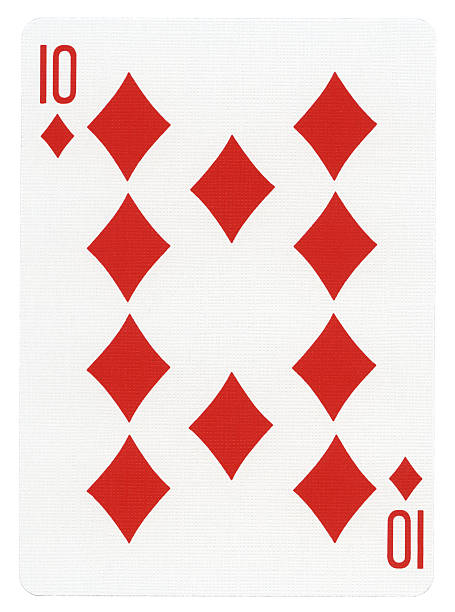
#> input picture project/ex1/images/10_ouros.png, 455 x 612 px
$ python 1.py
#> lines starting #> are read from the running program, lines starting #| are printed output that depends on the picture
from __future__ import print_function
import cv2 as cv
import numpy as np


img_object = cv.imread("./images/10_ouros.png", cv.IMREAD_GRAYSCALE)
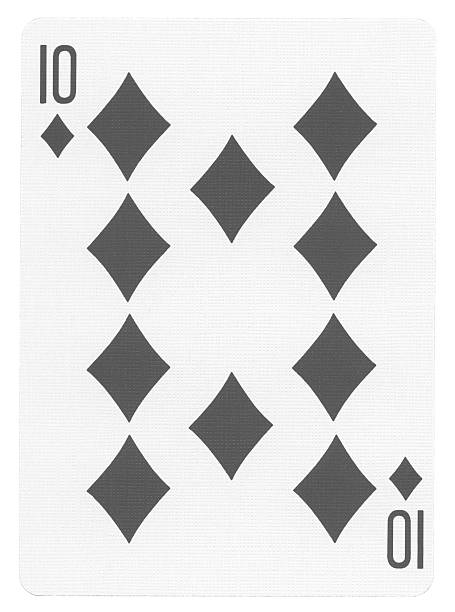
#> img_object: shape (612, 455); min 32, max 255, mean 220.8
img_scene = cv.imread("./images/scene_.png", cv.IMREAD_GRAYSCALE)
if img_object is None or img_scene is None:
    print('Could not open or find the images!')
    exit(0)
#> (the program exits here)
